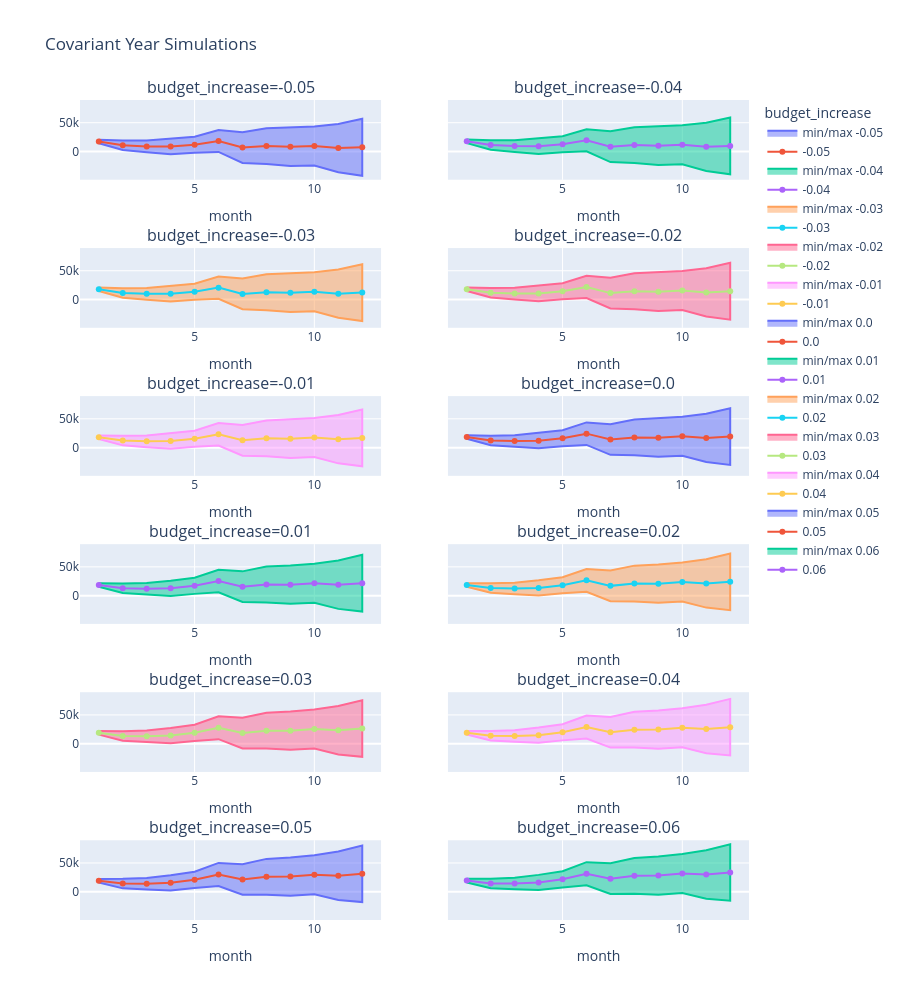

Source (notebook cell):
### Code cell
line_charts(covariant_year_simulations).update_layout(
    title_text="Covariant Year Simulations"
).show()

### Figure 1 — Plotly figure (JSON) as saved in the notebook; plotly's stock layout.template omitted (floating-point values rounded to 4 significant figures)
{"data": [{"fill": "toself", "name": "min/max -0.05", "type": "scatter", "x": [1, 2, 3, 4, 5, 6, 7, 8, 9, 10, 11, 12, 12, 11, 10, 9, 8, 7, 6, 5, 4, 3, 2, 1], "xaxis": "x", "y": [14480.0, 2632.0, -1348.0, -4808.0, -2190.0, -698.0, -19680.0, -21540.0, -25130.0, -24070.0, -35960.0, -41900.0, 56740.0, 47890.0, 43360.0, 41380.0, 40550.0, 33560.0, 37460.0, 25710.0, 22120.0, 19220.0, 19150.0, 20520.0], "yaxis": "y"}, {"name": "-0.05", "type": "scatter", "x": [1, 2, 3, 4, 5, 6, 7, 8, 9, 10, 11, 12], "xaxis": "x", "y": [17500.0, 10890.0, 8938.0, 8658.0, 11760.0, 18380.0, 6941.0, 9501.0, 8126.0, 9645.0, 5966.0, 7422.0], "yaxis": "y"}, {"fill": "toself", "name": "min/max -0.04", "type": "scatter", "x": [1, 2, 3, 4, 5, 6, 7, 8, 9, 10, 11, 12, 12, 11, 10, 9, 8, 7, 6, 5, 4, 3, 2, 1], "xaxis": "x2", "y": [14650.0, 2970.0, -800.2, -4088.0, -1294.0, 391.5, -18230.0, -19890.0, -23290.0, -22090.0, -33770.0, -39490.0, 59080.0, 50070.0, 45370.0, 43200.0, 42200.0, 35000.0, 38720.0, 26620.0, 22780.0, 19710.0, 19480.0, 20700.0], "yaxis": "y2"}, {"name": "-0.04", "type": "scatter", "x": [1, 2, 3, 4, 5, 6, 7, 8, 9, 10, 11, 12], "xaxis": "x2", "y": [17670.0, 11220.0, 9456.0, 9347.0, 12660.0, 19560.0, 8387.0, 11150.0, 9951.0, 11640.0, 8153.0, 9791.0], "yaxis": "y2"}, {"fill": "toself", "name": "min/max -0.03", "type": "scatter", "x": [1, 2, 3, 4, 5, 6, 7, 8, 9, 10, 11, 12, 12, 11, 10, 9, 8, 7, 6, 5, 4, 3, 2, 1], "xaxis": "x3", "y": [14810.0, 3307.0, -252.3, -3367.0, -397.0, 1481.0, -16770.0, -18240.0, -21460.0, -20100.0, -31580.0, -37090.0, 61410.0, 52250.0, 47380.0, 45010.0, 43850.0, 36440.0, 39990.0, 27530.0, 23440.0, 20200.0, 19810.0, 20880.0], "yaxis": "y3"}, {"name": "-0.03", "type": "scatter", "x": [1, 2, 3, 4, 5, 6, 7, 8, 9, 10, 11, 12], "xaxis": "x3", "y": [17850.0, 11560.0, 9974.0, 10040.0, 13570.0, 20730.0, 9833.0, 12800.0, 11780.0, 13640.0, 10340.0, 12160.0], "yaxis": "y3"}, {"fill": "toself", "name": "min/max -0.02", "type": "scatter", "x": [1, 2, 3, 4, 5, 6, 7, 8, 9, 10, 11, 12, 12, 11, 10, 9, 8, 7, 6, 5, 4, 3, 2, 1], "xaxis": "x4", "y": [14980.0, 3645.0, 295.5, -2647.0, 499.6, 2570.0, -15320.0, -16590.0, -19620.0, -18120.0, -29380.0, -34680.0, 63740.0, 54440.0, 49380.0, 46830.0, 45500.0, 37880.0, 41250.0, 28440.0, 24100.0, 20690.0, 20140.0, 21060.0], "yaxis": "y4"}, {"name": "-0.02", "type": "scatter", "x": [1, 2, 3, 4, 5, 6, 7, 8, 9, 10, 11, 12], "xaxis": "x4", "y": [18020.0, 11890.0, 10490.0, 10730.0, 14470.0, 21910.0, 11280.0, 14460.0, 13600.0, 15630.0, 12530.0, 14530.0], "yaxis": "y4"}, {"fill": "toself", "name": "min/max -0.01", "type": "scatter", "x": [1, 2, 3, 4, 5, 6, 7, 8, 9, 10, 11, 12, 12, 11, 10, 9, 8, 7, 6, 5, 4, 3, 2, 1], "xaxis": "x5", "y": [15150.0, 3983.0, 843.4, -1927.0, 1396.0, 3660.0, -13870.0, -14940.0, -17790.0, -16130.0, -27190.0, -32270.0, 66070.0, 56620.0, 51390.0, 48640.0, 47150.0, 39320.0, 42520.0, 29360.0, 24760.0, 21180.0, 20470.0, 21250.0], "yaxis": "y5"}, {"name": "-0.01", "type": "scatter", "x": [1, 2, 3, 4, 5, 6, 7, 8, 9, 10, 11, 12], "xaxis": "x5", "y": [18200.0, 12230.0, 11010.0, 11410.0, 15380.0, 23090.0, 12730.0, 16110.0, 15430.0, 17630.0, 14710.0, 16900.0], "yaxis": "y5"}, {"fill": "toself", "name": "min/max 0.0", "type": "scatter", "x": [1, 2, 3, 4, 5, 6, 7, 8, 9, 10, 11, 12, 12, 11, 10, 9, 8, 7, 6, 5, 4, 3, 2, 1], "xaxis": "x6", "y": [15320.0, 4320.0, 1391.0, -1207.0, 2293.0, 4749.0, -12420.0, -13290.0, -15960.0, -14150.0, -25000.0, -29870.0, 68400.0, 58800.0, 53400.0, 50460.0, 48800.0, 40760.0, 43780.0, 30270.0, 25410.0, 21660.0, 20800.0, 21430.0], "yaxis": "y6"}, {"name": "0.0", "type": "scatter", "x": [1, 2, 3, 4, 5, 6, 7, 8, 9, 10, 11, 12], "xaxis": "x6", "y": [18370.0, 12560.0, 11530.0, 12100.0, 16280.0, 24260.0, 14170.0, 17760.0, 17250.0, 19630.0, 16900.0, 19270.0], "yaxis": "y6"}, {"fill": "toself", "name": "min/max 0.01", "type": "scatter", "x": [1, 2, 3, 4, 5, 6, 7, 8, 9, 10, 11, 12, 12, 11, 10, 9, 8, 7, 6, 5, 4, 3, 2, 1], "xaxis": "x7", "y": [15480.0, 4658.0, 1939.0, -486.5, 3189.0, 5839.0, -10970.0, -11630.0, -14120.0, -12160.0, -22810.0, -27460.0, 70730.0, 60980.0, 55410.0, 52270.0, 50450.0, 42200.0, 45040.0, 31180.0, 26070.0, 22150.0, 21140.0, 21610.0], "yaxis": "y7"}, {"name": "0.01", "type": "scatter", "x": [1, 2, 3, 4, 5, 6, 7, 8, 9, 10, 11, 12], "xaxis": "x7", "y": [18550.0, 12900.0, 12050.0, 12790.0, 17190.0, 25440.0, 15620.0, 19410.0, 19070.0, 21620.0, 19090.0, 21640.0], "yaxis": "y7"}, {"fill": "toself", "name": "min/max 0.02", "type": "scatter", "x": [1, 2, 3, 4, 5, 6, 7, 8, 9, 10, 11, 12, 12, 11, 10, 9, 8, 7, 6, 5, 4, 3, 2, 1], "xaxis": "x8", "y": [15650.0, 4995.0, 2487.0, 233.7, 4086.0, 6928.0, -9519.0, -9982.0, -12290.0, -10170.0, -20620.0, -25050.0, 73070.0, 63160.0, 57410.0, 54080.0, 52100.0, 43640.0, 46310.0, 32090.0, 26730.0, 22640.0, 21470.0, 21800.0], "yaxis": "y8"}, {"name": "0.02", "type": "scatter", "x": [1, 2, 3, 4, 5, 6, 7, 8, 9, 10, 11, 12], "xaxis": "x8", "y": [18720.0, 13230.0, 12560.0, 13480.0, 18090.0, 26620.0, 17060.0, 21060.0, 20900.0, 23620.0, 21270.0, 24010.0], "yaxis": "y8"}, {"fill": "toself", "name": "min/max 0.03", "type": "scatter", "x": [1, 2, 3, 4, 5, 6, 7, 8, 9, 10, 11, 12, 12, 11, 10, 9, 8, 7, 6, 5, 4, 3, 2, 1], "xaxis": "x9", "y": [15820.0, 5333.0, 3035.0, 954.0, 4983.0, 8018.0, -8067.0, -8331.0, -10450.0, -8190.0, -18420.0, -22650.0, 75400.0, 65340.0, 59420.0, 55900.0, 53760.0, 45080.0, 47570.0, 33010.0, 27390.0, 23130.0, 21800.0, 21980.0], "yaxis": "y9"}, {"name": "0.03", "type": "scatter", "x": [1, 2, 3, 4, 5, 6, 7, 8, 9, 10, 11, 12], "xaxis": "x9", "y": [18900.0, 13570.0, 13080.0, 14170.0, 18990.0, 27790.0, 18510.0, 22710.0, 22720.0, 25620.0, 23460.0, 26380.0], "yaxis": "y9"}, {"fill": "toself", "name": "min/max 0.04", "type": "scatter", "x": [1, 2, 3, 4, 5, 6, 7, 8, 9, 10, 11, 12, 12, 11, 10, 9, 8, 7, 6, 5, 4, 3, 2, 1], "xaxis": "x10", "y": [15980.0, 5670.0, 3583.0, 1674.0, 5879.0, 9107.0, -6616.0, -6679.0, -8616.0, -6204.0, -16230.0, -20240.0, 77730.0, 67520.0, 61430.0, 57710.0, 55410.0, 46530.0, 48830.0, 33920.0, 28050.0, 23610.0, 22130.0, 22160.0], "yaxis": "y10"}, {"name": "0.04", "type": "scatter", "x": [1, 2, 3, 4, 5, 6, 7, 8, 9, 10, 11, 12], "xaxis": "x10", "y": [19070.0, 13900.0, 13600.0, 14860.0, 19900.0, 28970.0, 19950.0, 24360.0, 24550.0, 27610.0, 25650.0, 28740.0], "yaxis": "y10"}, {"fill": "toself", "name": "min/max 0.05", "type": "scatter", "x": [1, 2, 3, 4, 5, 6, 7, 8, 9, 10, 11, 12, 12, 11, 10, 9, 8, 7, 6, 5, 4, 3, 2, 1], "xaxis": "x11", "y": [16150.0, 6008.0, 4130.0, 2394.0, 6776.0, 10200.0, -5165.0, -5027.0, -6781.0, -4219.0, -14040.0, -17830.0, 80060.0, 69700.0, 63440.0, 59530.0, 57060.0, 47970.0, 50100.0, 34830.0, 28700.0, 24100.0, 22460.0, 22340.0], "yaxis": "y11"}, {"name": "0.05", "type": "scatter", "x": [1, 2, 3, 4, 5, 6, 7, 8, 9, 10, 11, 12], "xaxis": "x11", "y": [19250.0, 14240.0, 14120.0, 15550.0, 20800.0, 30150.0, 21400.0, 26020.0, 26370.0, 29610.0, 27830.0, 31110.0], "yaxis": "y11"}, {"fill": "toself", "name": "min/max 0.06", "type": "scatter", "x": [1, 2, 3, 4, 5, 6, 7, 8, 9, 10, 11, 12, 12, 11, 10, 9, 8, 7, 6, 5, 4, 3, 2, 1], "xaxis": "x12", "y": [16320.0, 6346.0, 4678.0, 3115.0, 7673.0, 11290.0, -3714.0, -3376.0, -4946.0, -2234.0, -11850.0, -15430.0, 82390.0, 71890.0, 65450.0, 61340.0, 58710.0, 49410.0, 51360.0, 35740.0, 29360.0, 24590.0, 22800.0, 22530.0], "yaxis": "y12"}, {"name": "0.06", "type": "scatter", "x": [1, 2, 3, 4, 5, 6, 7, 8, 9, 10, 11, 12], "xaxis": "x12", "y": [19420.0, 14570.0, 14630.0, 16240.0, 21710.0, 31320.0, 22850.0, 27670.0, 28200.0, 31610.0, 30020.0, 33480.0], "yaxis": "y12"}], "layout": {"annotations": [{"font": {"size": 16}, "showarrow": false, "text": "budget_increase=-0.05", "x": 0.225, "xanchor": "center", "xref": "paper", "y": 1.0, "yanchor": "bottom", "yref": "paper"}, {"font": {"size": 16}, "showarrow": false, "text": "budget_increase=-0.04", "x": 0.775, "xanchor": "center", "xref": "paper", "y": 1.0, "yanchor": "bottom", "yref": "paper"}, {"font": {"size": 16}, "showarrow": false, "text": "budget_increase=-0.03", "x": 0.225, "xanchor": "center", "xref": "paper", "y": 0.8194, "yanchor": "bottom", "yref": "paper"}, {"font": {"size": 16}, "showarrow": false, "text": "budget_increase=-0.02", "x": 0.775, "xanchor": "center", "xref": "paper", "y": 0.8194, "yanchor": "bottom", "yref": "paper"}, {"font": {"size": 16}, "showarrow": false, "text": "budget_increase=-0.01", "x": 0.225, "xanchor": "center", "xref": "paper", "y": 0.6389, "yanchor": "bottom", "yref": "paper"}, {"font": {"size": 16}, "showarrow": false, "text": "budget_increase=0.0", "x": 0.775, "xanchor": "center", "xref": "paper", "y": 0.6389, "yanchor": "bottom", "yref": "paper"}, {"font": {"size": 16}, "showarrow": false, "text": "budget_increase=0.01", "x": 0.225, "xanchor": "center", "xref": "paper", "y": 0.4583, "yanchor": "bottom", "yref": "paper"}, {"font": {"size": 16}, "showarrow": false, "text": "budget_increase=0.02", "x": 0.775, "xanchor": "center", "xref": "paper", "y": 0.4583, "yanchor": "bottom", "yref": "paper"}, {"font": {"size": 16}, "showarrow": false, "text": "budget_increase=0.03", "x": 0.225, "xanchor": "center", "xref": "paper", "y": 0.2778, "yanchor": "bottom", "yref": "paper"}, {"font": {"size": 16}, "showarrow": false, "text": "budget_increase=0.04", "x": 0.775, "xanchor": "center", "xref": "paper", "y": 0.2778, "yanchor": "bottom", "yref": "paper"}, {"font": {"size": 16}, "showarrow": false, "text": "budget_increase=0.05", "x": 0.225, "xanchor": "center", "xref": "paper", "y": 0.09722, "yanchor": "bottom", "yref": "paper"}, {"font": {"size": 16}, "showarrow": false, "text": "budget_increase=0.06", "x": 0.775, "xanchor": "center", "xref": "paper", "y": 0.09722, "yanchor": "bottom", "yref": "paper"}], "height": 1000, "legend": {"title": {"text": "budget_increase"}}, "title": {"text": "Covariant Year Simulations"}, "xaxis": {"anchor": "y", "domain": [0, 0.45], "title": {"text": "month"}}, "xaxis10": {"anchor": "y10", "domain": [0.55, 1], "title": {"text": "month"}}, "xaxis11": {"anchor": "y11", "domain": [0, 0.45], "title": {"text": "month"}}, "xaxis12": {"anchor": "y12", "domain": [0.55, 1], "title": {"text": "month"}}, "xaxis2": {"anchor": "y2", "domain": [0.55, 1], "title": {"text": "month"}}, "xaxis3": {"anchor": "y3", "domain": [0, 0.45], "title": {"text": "month"}}, "xaxis4": {"anchor": "y4", "domain": [0.55, 1], "title": {"text": "month"}}, "xaxis5": {"anchor": "y5", "domain": [0, 0.45], "title": {"text": "month"}}, "xaxis6": {"anchor": "y6", "domain": [0.55, 1], "title": {"text": "month"}}, "xaxis7": {"anchor": "y7", "domain": [0, 0.45], "title": {"text": "month"}}, "xaxis8": {"anchor": "y8", "domain": [0.55, 1], "title": {"text": "month"}}, "xaxis9": {"anchor": "y9", "domain": [0, 0.45], "title": {"text": "month"}}, "yaxis": {"anchor": "x", "domain": [0.9028, 1.0], "matches": "y11"}, "yaxis10": {"anchor": "x10", "domain": [0.1806, 0.2778], "matches": "y11", "showticklabels": false}, "yaxis11": {"anchor": "x11", "domain": [0, 0.09722]}, "yaxis12": {"anchor": "x12", "domain": [0, 0.09722], "matches": "y11", "showticklabels": false}, "yaxis2": {"anchor": "x2", "domain": [0.9028, 1.0], "matches": "y11", "showticklabels": false}, "yaxis3": {"anchor": "x3", "domain": [0.7222, 0.8194], "matches": "y11"}, "yaxis4": {"anchor": "x4", "domain": [0.7222, 0.8194], "matches": "y11", "showticklabels": false}, "yaxis5": {"anchor": "x5", "domain": [0.5417, 0.6389], "matches": "y11"}, "yaxis6": {"anchor": "x6", "domain": [0.5417, 0.6389], "matches": "y11", "showticklabels": false}, "yaxis7": {"anchor": "x7", "domain": [0.3611, 0.4583], "matches": "y11"}, "yaxis8": {"anchor": "x8", "domain": [0.3611, 0.4583], "matches": "y11", "showticklabels": false}, "yaxis9": {"anchor": "x9", "domain": [0.1806, 0.2778], "matches": "y11"}}}
